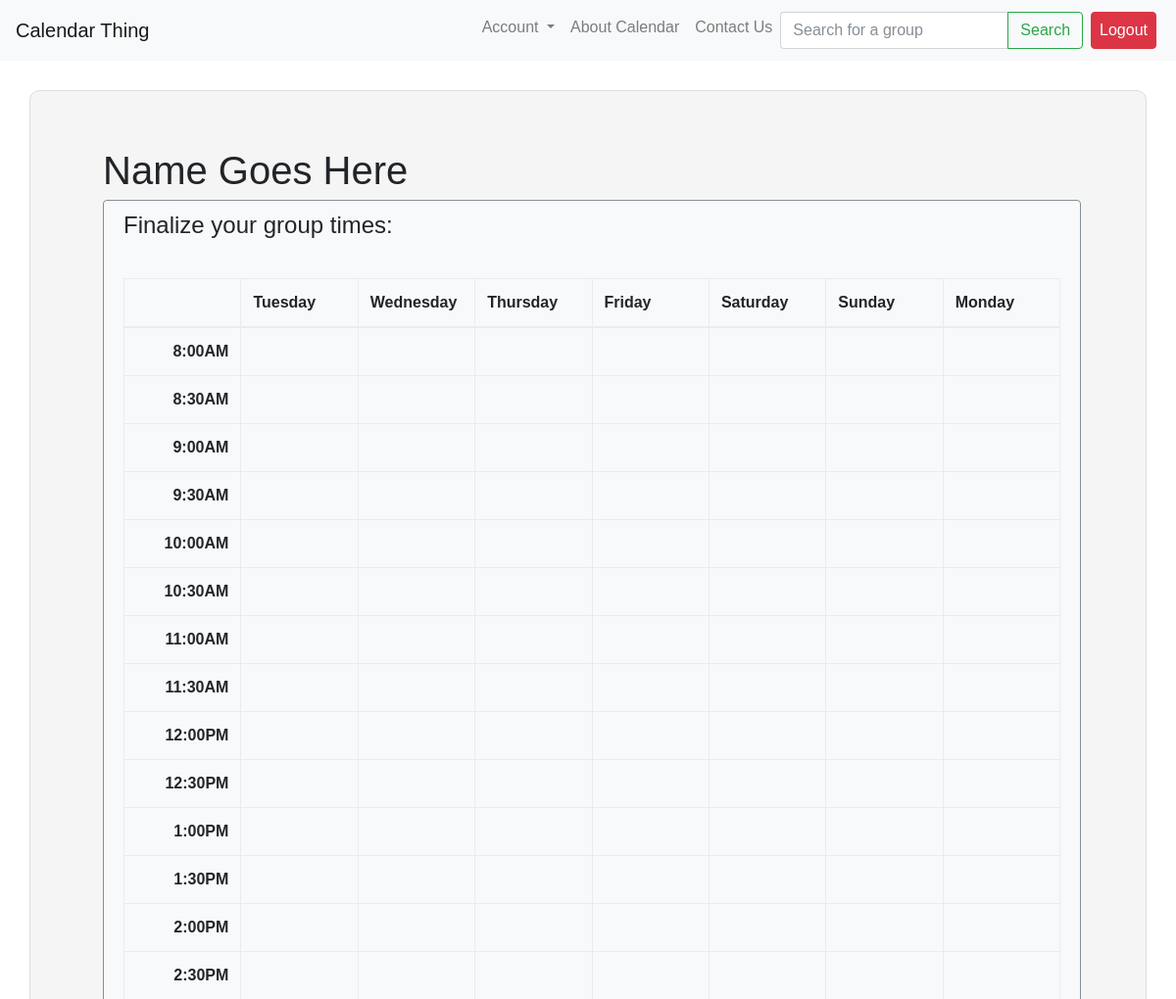
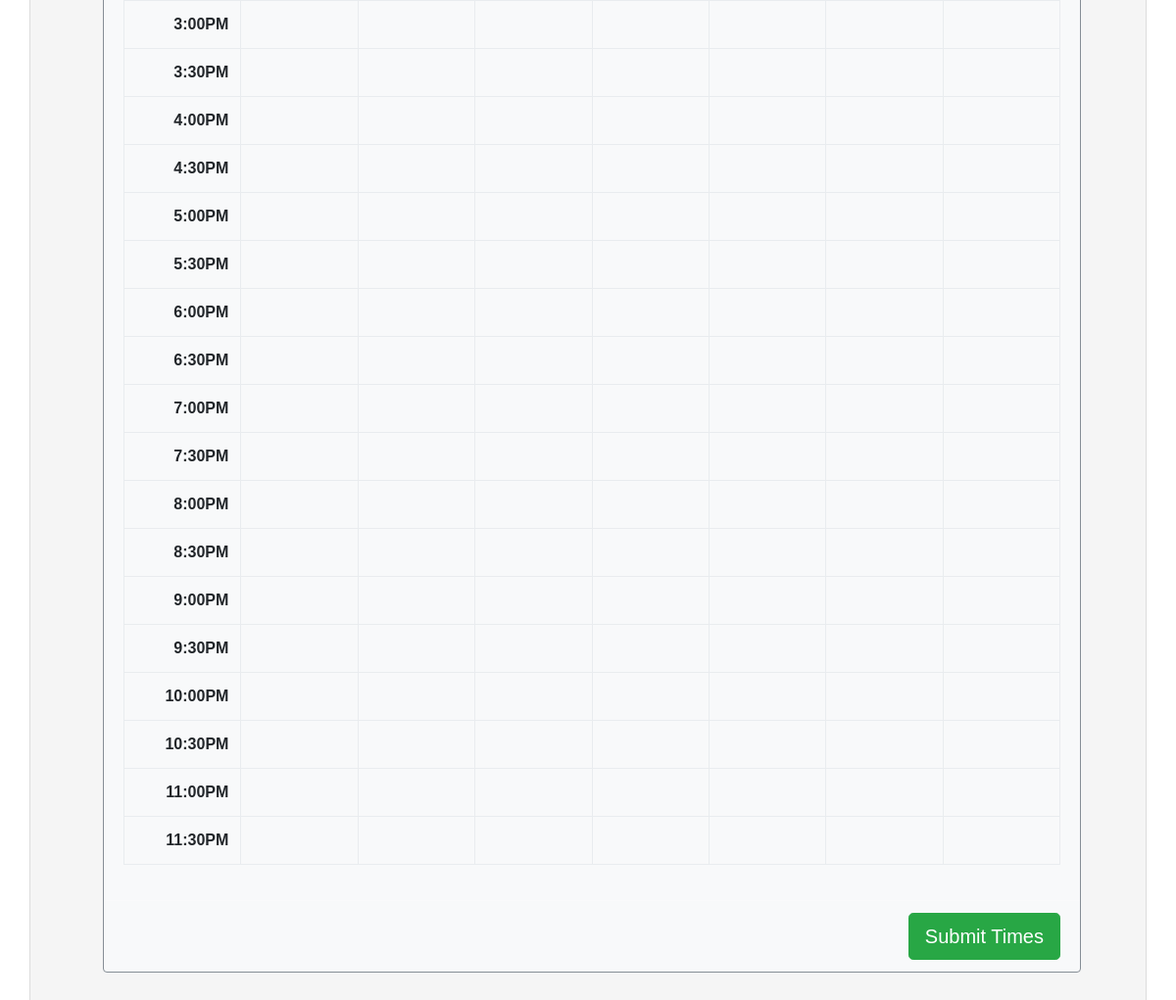
The page /php/finalize-time.php?GroupID=1 (signed in) on the database its author committed (2 pictures, top to bottom).
### tables this page shows
CREATE TABLE `Groups` (
	`GroupID` INT NOT NULL AUTO_INCREMENT,
	`AdminID` INT NOT NULL,
    `GroupName` VARCHAR(50) UNIQUE NOT NULL,
    `Description` VARCHAR(250) NOT NULL,
    `Password` VARCHAR(255) NOT NULL,
	`StartDate` DATETIME NOT NULL,
	`EndDate` DATETIME NOT NULL,
    `FinalStart` INT DEFAULT NULL,
    `FinalEnd` INT DEFAULT NULL,
    `Lat` FLOAT(12,8) NOT NULL,
    `Lng` FLOAT(12,8) NOT NULL,
    `Status` INT NOT NULL DEFAULT 0,
	PRIMARY KEY (`GroupID`)
);

### functions.php (called while the page is built, shortened)
<?php
function retreiveGroupByID($db, $GroupID) {
    $sth = $db->prepare('SELECT * FROM Groups WHERE GroupID = ? ORDER BY GroupName;');
    $sth->execute(array($GroupID));
    return $sth->fetch();
}
?>

### php/finalize-time.php (the view, shortened to what this page needs)
<?php include("../include/header.php");
    $timeslots = ['8:00AM', '8:30AM', '9:00AM', '9:30AM', '10:00AM', '10:30AM', '11:00AM', '11:30AM', '12:00PM', '12:30PM', '1:00PM', '1:30PM', '2:00PM', '2:30PM', '3:00PM', '3:30PM', '4:00PM', '4:30PM', '5:00PM', '5:30PM', '6:00PM', '6:30PM', '7:00PM', '7:30PM', '8:00PM', '8:30PM','9:00PM', '9:30PM', '10:00PM', '10:30PM', '11:00PM', '11:30PM'];
    include_once("../functions.php");
    $db = getDB();
    $group = retreiveGroupByID($db, $_GET['GroupID']);
?>
<div class="content-container">
<div class="content-wrap">
    <div class="container-fluid m-1">
        <div class="row">
            <h1 class="col-xl-12"><?php echo $group['GroupName']; ?></h1> </br>
        </div>
        <div class="row">
            <div class="col-xl-12">
                <div class="card card-inverse bg-light border border-secondary rounded">
                    <div class="card-header">
                        <h4>Finalize your group times: </h4>
                    </div>
                    <?php if ($group['Status'] == 0) {?>
                    <div class="card-body table-responsive" style=" overflow-y: scroll; overflow-x: hidden;">
                        <?php
                              $startDate = new DateTime($group['StartDate']);
                              $day = date("l", $startDate->getTimeStamp());
                              echo '<table class="table table-bordered" id="table">
                                        <thead>
                                            <tr>
                                                <th scope="col" style="width: 12.5%;"></th>';
                              for ($i = 0; $i < 7; $i++) {
                                  echo '<th scope="col" style="width: 12.5%;">'.$day.'</th>';
                                  $startDate->modify('+1 day');
                                  $day = date("l", $startDate->getTimeStamp());
                              }
                              echo         '</tr>
                                        </thead>
                                        <tbody>';
                              for ($i = 0; $i < sizeof($timeslots); $i++) {
                                  echo '<tr><th scope="row" class="text-right" style="width: 12.5%;">'.$timeslots[$i].'</th>';
                                  for ($j = 0; $j < 7; $j++) {
                                      echo '<td class="clickable" id="'.$i."-".$j.'"></td>';
                                  }
                                  echo '</tr>';
                              }
                              echo     '</tbody>';
                              echo '</table>';
                          ?>
                    </div>
                    <div class="card-footer">
                        <button id="submit-times" type="button" class="btn btn-success btn-lg float-r group-view-btn">Submit Times</a>
                    </div>
                    <?php } ?>
                </div>
            </div>
        </div>
    </div>
</div>
</div>
<?php include("../include/footer.php"); ?>

### include/header.php (shortened to what this page needs)
<?php
$prefix="";
?>
<!DOCTYPE html>
<html lang="en">
<head>
    <?php if ((basename($_SERVER['PHP_SELF']) == "index.php")) { ?>
    <link rel="stylesheet" type="text/css" href="fonts/font-awesome-4.7.0/css/font-awesome.min.css">
	<link rel="stylesheet" type="text/css" href="fonts/Linearicons-Free-v1.0.0/icon-font.min.css">
    <link rel="stylesheet" type="text/css" href="vendor/bootstrap/css/bootstrap.min.css">
	<link rel="stylesheet" type="text/css" href="css/styles.css">
    <link rel="stylesheet" type="text/css" href="css/util.css">
    <script src="vendor/jquery/jquery-3.2.1.min.js"></script>
    <script src="vendor/jquery/jquery.validate.min.js"></script>
    <?php } else { ?>
    <link rel="stylesheet" type="text/css" href="../fonts/font-awesome-4.7.0/css/font-awesome.min.css">
	<link rel="stylesheet" type="text/css" href="../fonts/Linearicons-Free-v1.0.0/icon-font.min.css">
    <link rel="stylesheet" type="text/css" href="../vendor/bootstrap/css/bootstrap.min.css">
	<link rel="stylesheet" type="text/css" href="../css/styles.css">
    <link rel="stylesheet" type="text/css" href="../css/util.css">
    <?php } ?>
</head>
<body>
    <nav class="navbar navbar-expand-sm navbar-light bg-light">
        <a href="info.php"class="navbar-brand">Calendar Thing</a>
        <div class="navbar-nav ml-auto">
            <?php if ((isset($_SESSION['LoggedIn'])) && $_SESSION['LoggedIn'] == True) {?>
            <li class="nav-item dropdown">
                <a class="nav-link dropdown-toggle" href="#" id="navbardrop" data-toggle="dropdown">Account
                </a>
            </li>
            <a class="nav-link" href="<?php echo $prefix; ?>info.php">About Calendar</a>
            <a class="nav-link" href="<?php echo $prefix; ?>contact.php">Contact Us</a>
            <form class="navbar-form form-inline" action="<?php echo $prefix; ?>group-list.php" method="GET">
              <div class="form-group mr-1">
                <div class="input-group">
                    <input type="text" class="form-control" name="search" placeholder="Search for a group">
                    <div class="input-group-btn input-group-append">
                        <button type="submit" class="btn btn-outline-success">Search</button>
                    </div>
                </div>
              </div>
            </form>
            <a class="nav-link btn btn-danger text-white m-1" href="<?php echo $prefix."functions/"; ?>logout.php">Logout</a>
        </div>
        <?php } ?>
    </nav>

### include/footer.php (shortened to what this page needs)
</body>
</html>

### css/styles.css (style rules this page uses)
* { margin: 0px; padding: 0px; box-sizing: border-box; }
body, html { height: 100%; font-family: Ubuntu-Regular, sans-serif; }
input { outline: none; border: none; }
button { outline: none; border: none; background: transparent; }
.content-container { width: 100%; display: -webkit-box; display: -webkit-flex; display: -moz-box; display: -ms-flexbox; display: flex; flex-wrap: wrap; justify-content: center; align-items: center; padding: 30px; background-position: center; background-size: cover; background-repeat: no-repeat; }
.content-wrap { width: 100%; border-radius: 10px; overflow: hidden; padding: 55px 55px 37px; border-style: solid; border-width: 1px; border-color: #dddddd; background-color: #f5f5f5; }
.float-r { float: right; }
.card-inverse .card-header, .card-inverse .card-footer { background-color: transparent; border-color: rgba(255, 255, 255, 0.2); }
.group-view-btn { margin-left: 10px; }

### rows shown on the page
groups: GroupName "Name Goes Here", StartDate "Tuesday", StartDate "Wednesday", StartDate "Thursday", StartDate "Friday", StartDate "Saturday", StartDate "Sunday", StartDate "Monday", Status 0 (drawn)

### other values the page prints
$timeslots[$i] "8:00AM"
$timeslots[$i] "8:30AM"
$timeslots[$i] "9:00AM"
$timeslots[$i] "9:30AM"
$timeslots[$i] "10:00AM"
$timeslots[$i] "10:30AM"
$timeslots[$i] "11:00AM"
$timeslots[$i] "11:30AM"
$timeslots[$i] "12:00PM"
$timeslots[$i] "12:30PM"
$timeslots[$i] "1:00PM"
$timeslots[$i] "1:30PM"
$timeslots[$i] "2:00PM"
$timeslots[$i] "2:30PM"
$timeslots[$i] "3:00PM"
